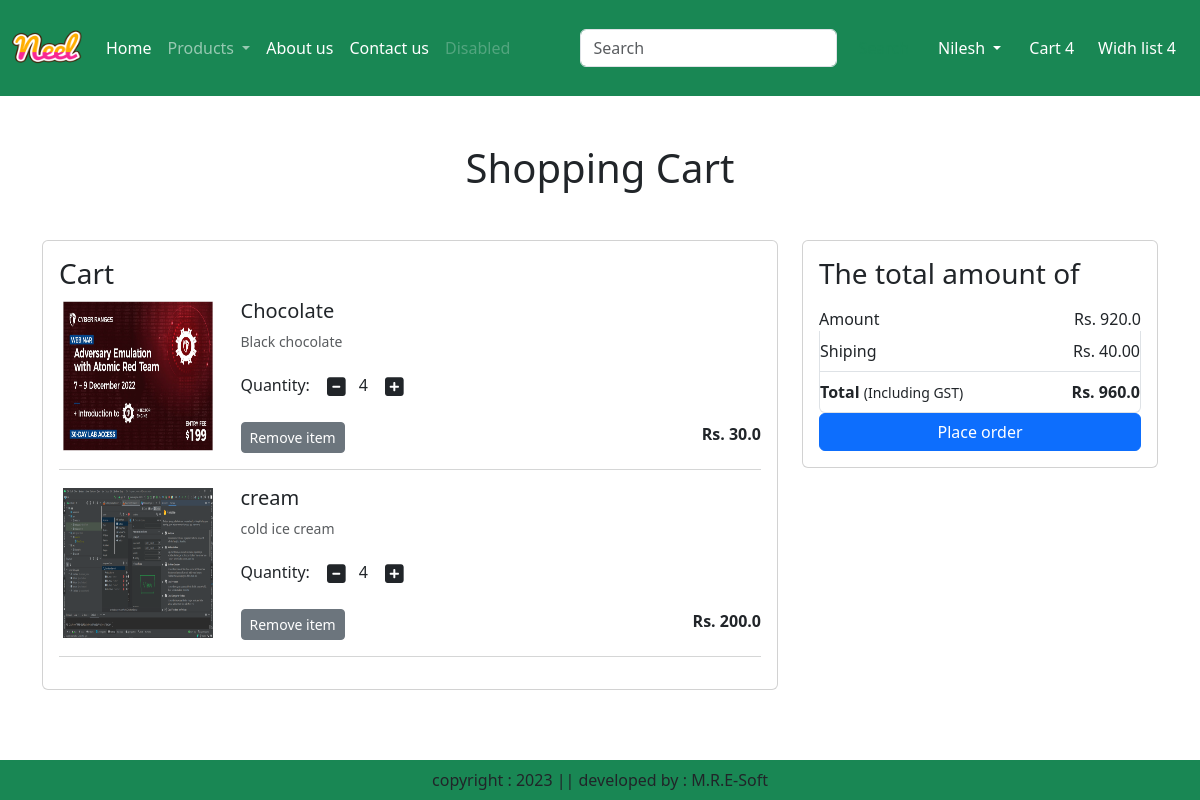
/cart/ (signed in), run on an earlier commit of the app's database.
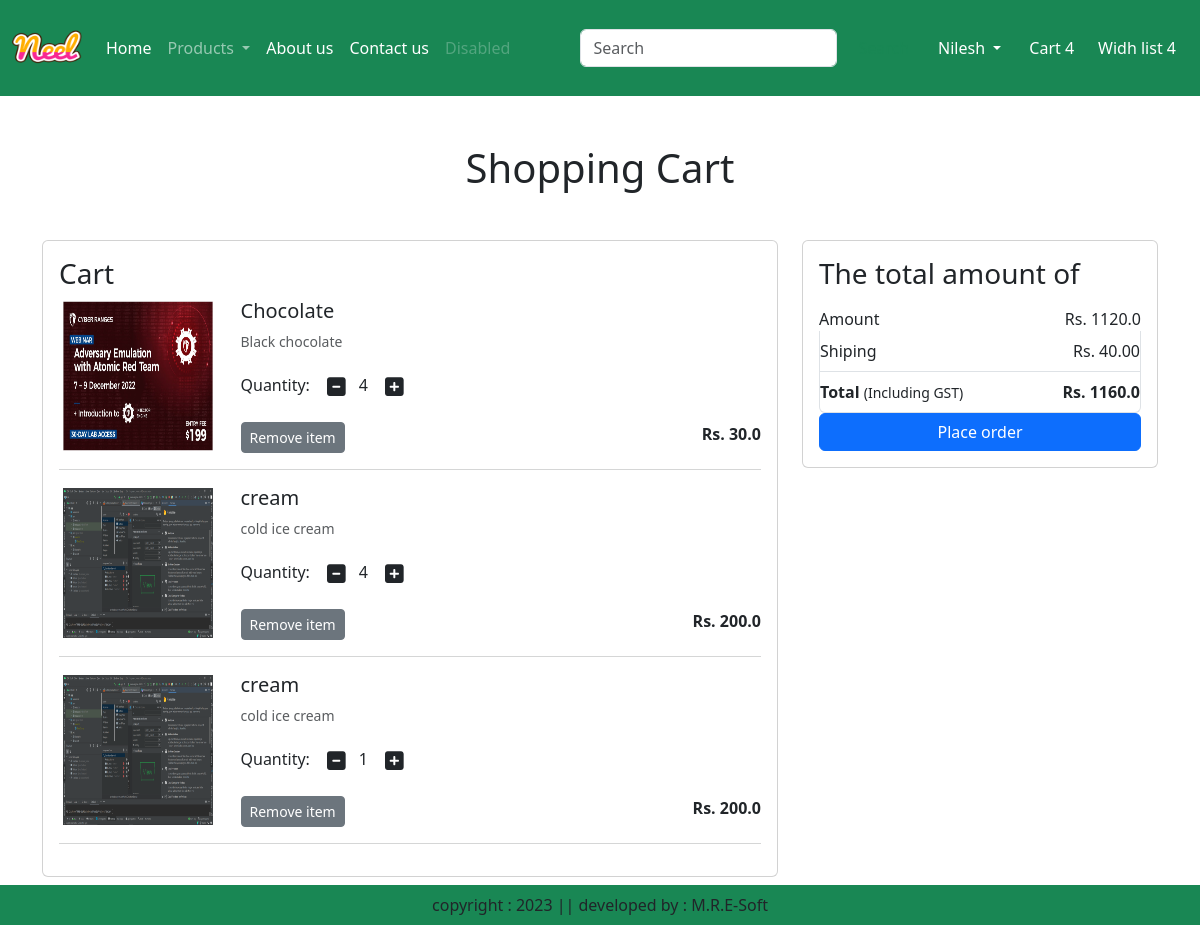
And on a later commit of the database.
### app/models.py (models this page shows, shortened)
class Cart(models.Model):
    user = models.ForeignKey(User,on_delete=models.CASCADE)
    product = models.ForeignKey(Product, on_delete=models.CASCADE)
    quantity = models.PositiveIntegerField(default=1)

class Product(models.Model):
    title = models.CharField(max_length=100)
    selling_price = models.FloatField()
    discounted_price = models.FloatField()
    description = models.TextField()
    composition = models.TextField(default='')
    prodapp = models.TextField(default='')
    category = models.CharField(choices=CATEGORY_CHOICES, max_length=2)
    product_image = models.ImageField(upload_to='product')

### app/views.py (the view)
# urls.py: path('cart/', views.show_cart, name="showcart"),
def show_cart(request):
    user = request.user
    cart = Cart.objects.filter(user=user)
    amount = 0
    for p in cart:
        value = p.quantity * p.product.discounted_price
        amount = amount + value
    totalamount = amount + 40
    return render(request, 'app/addtocart.html', locals())

### app/templates/app/addtocart.html (shortened to what this page needs)
{% extends 'app/base.html' %}
{% load static %}
{% block main-content %}
<div class="container my-5">
    <div class="row">
        {% if cart %}
        <h1 class="text-center mb-5">Shopping Cart</h1>
        <div class="col-sm-8">
            <div class="card">
                <div class="card-body">
                    <h3>Cart</h3>
                    {% for item in cart %}
                    <div class="row">
                        <div class="col-sm-3 text-center align-self-center">
                            <img src="{{ item.product.product_image.url }}" alt="" srcset="" clas="img-fluid img-thumbnail shadow-sm" height="150" width="150"></div>
                            <div class="col-sm-9">
                                <div>
                                <h5> {{item.product.title}} </h5>
                                    <p class="mb-2 text-muted small">{{item.product.description}}</p>
                                    <div class="my-3">
                                        <label for="quantity"> Quantity: </label>
                                        <a class="minus-cart btn" pid={{item.product.id}}><i class="fa fa-minus-square fa-lg"></i></a><span id="quantity">{{item.quantity}}</span>
                                        <a class="plus-cart btn" pid={{item.product.id}}><i class="fa fa-plus-square fa-lg"></i></a>
                                    </div>
                                        <div class="d-flex justify-content-between">
                                        <a href="#" class="remove-cart btn btn-sm btn-secondary mr-3" pid={{item.product.id}}>Remove item</a>
                                    <p class="mb-0"><span><strong>Rs. {{item.product.discounted_price}}</strong></span></p>
                                    </div>
                                </div>
                            </div>
                        </div>
                        <hr class="text-muted">
                        {% endfor %}
                    </div>
                </div>
            </div>
<div class="col-sm-4">
    <div class="card">
        <div class="card-body">
            <h3>The total amount of </h3>
            <ul class="list-group">
                <li class="list-group-item d-flex justify-content-between align-items-center border-0 px-0 pb-0"> Amount <span id="amount"> Rs. {{amount}}</span></li>
                <li class="list-group-item d-flex justify-content-between align-items-center px-0"> Shiping <span> Rs. 40.00</span></li>
                <li class="list-group-item d-flex justify-content-between align-items-center px-0">
                    <div>
                        <strong>Total</strong> <small>(Including GST)</small>
                    </div>
                    <span id="totalamount"><strong> Rs. {{totalamount}}</strong></span>
                </li>
            </ul>
            <div class="d-grid"><a href="{% url 'checkout'%}" class="btn btn-primary">Place order </a></div>
        </div>
    </div>
    {% else %}
        <h1 class="text-center mb-5"> Cart is empty</h1>
    {% endif %}
</div>
</div>
{% endblock main-content %}

What changed in the data, as far as the page shows it:
added Cart: product.product_image (picture), product "cream", product.description "cold ice cream", quantity "1", product.discounted_price "200.0"
Also different on the page:
{{ amount }}: "920.0" → "1120.0"
{{ totalamount }}: "960.0" → "1160.0"
